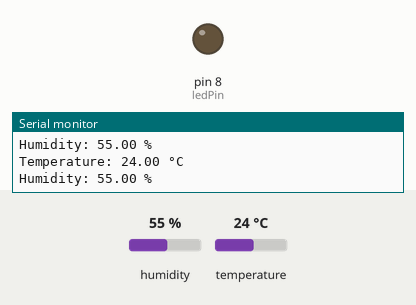
Bench run of a sketch on a simulated Arduino Uno, built with avr-gcc and run on an emulated ATmega328P. On the bench: output pins drawn as LEDs (lit = HIGH), the last lines printed to the serial monitor. The test bench sets the inputs (shaded band); at power-on: temperature 24 °C, humidity 55 %.

Above: at 2.8 s.
2.9 s: temperature set to 29 °C
5.6 s: temperature set to 32 °C
At 7.2 s:
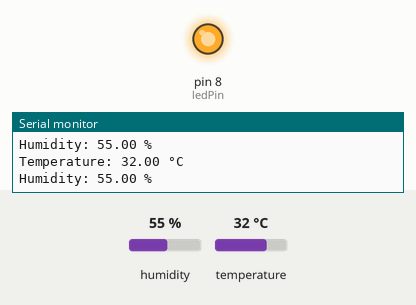
8.3 s: temperature set to 12 °C
At 10.9 s:
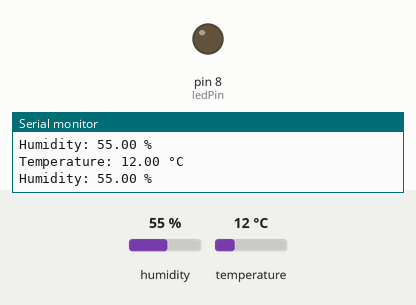
11.6 s: temperature set to 33 °C
At 13.3 s:
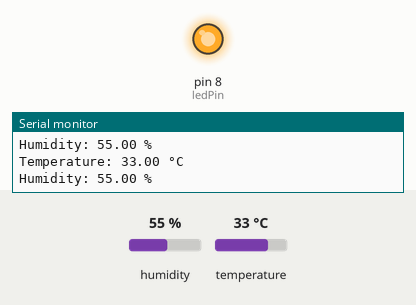
Timing chart, 0 to 14.8 s (numbered marks = the images above; inputs shaded):
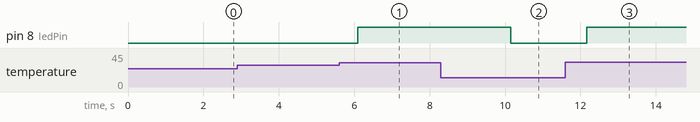

The sketch:

measure_the_air.ino
```cpp
#include "DHT.h"

#define DHTPIN 2
#define DHTTYPE DHT11

DHT dht(DHTPIN, DHTTYPE);

const int ledPin = 8;

void setup() {
  Serial.begin(9600);
  dht.begin();
  pinMode(ledPin, OUTPUT);
}

void loop() {
  float temp = dht.readTemperature();
  float humidity = dht.readHumidity();

  if (isnan(temp) || isnan(humidity)) {
    Serial.println("Failed to read from DHT sensor!");
    return;
  }

  Serial.print("Temperature: ");
  Serial.print(temp);
  Serial.println(" °C");

  Serial.print("Humidity: ");
  Serial.print(humidity);
  Serial.println(" %");

  if (temp > 30) {
    digitalWrite(ledPin, HIGH);
  } else {
    digitalWrite(ledPin, LOW);
  }

  delay(2000);
}
```

Measured:
- the behaviour switches between 30 and 31 °C on temperature (found by bisection; images 0 and 1)
- after the input at 5.6 s, pin 8 (ledPin): LOW → HIGH after 0.50 s
- after the input at 8.3 s, pin 8 (ledPin): HIGH → LOW after 1.8 s
- after the input at 11.6 s, pin 8 (ledPin): LOW → HIGH after 0.57 s
